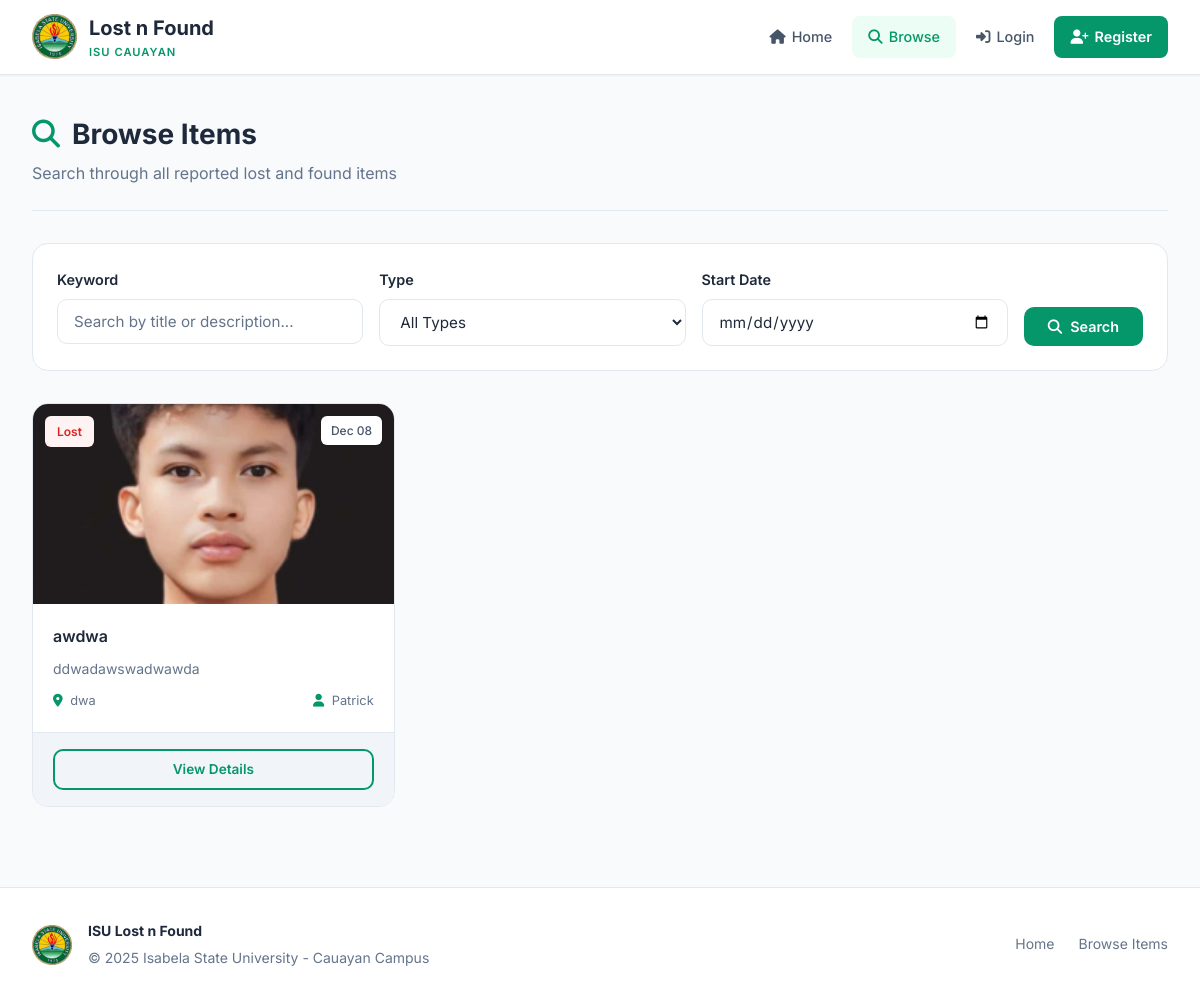
Screenshot of /search with the database file from the repository.
### app.py (models this page shows, shortened)
class ItemReport(db.Model):
    __tablename__ = 'item_reports'
    id = db.Column(db.Integer, primary_key=True)
    reporter_id = db.Column(db.Integer, db.ForeignKey('users.id'), nullable=False)
    type = db.Column(db.String(10), nullable=False)  # 'lost' or 'found'
    title = db.Column(db.String(100), nullable=False)
    description = db.Column(db.Text, nullable=False)
    location = db.Column(db.String(100), nullable=False)
    date_time = db.Column(db.DateTime, nullable=False)
    photo_filename = db.Column(db.String(100), nullable=True)
    status = db.Column(db.String(20), default='pending')  # 'pending', 'approved', 'claimed', 'completed'
    created_at = db.Column(db.DateTime, default=datetime.utcnow)
    updated_at = db.Column(db.DateTime, default=datetime.utcnow, onupdate=datetime.utcnow)
    dropoff_location = db.Column(db.String(200), default="SCC OFFICE")
    dropoff_confirmed = db.Column(db.Boolean, default=False)
    dropoff_date = db.Column(db.DateTime, nullable=True)
    claim_requests = db.relationship('ClaimRequest',
                                    foreign_keys='ClaimRequest.report_id',
                                    backref='report', lazy=True)
    matched_claims = db.relationship('ClaimRequest',
                                   foreign_keys='ClaimRequest.lost_report_id',
                                   backref='lost_report', lazy=True)

class User(db.Model, UserMixin):
    __tablename__ = 'users'
    id = db.Column(db.Integer, primary_key=True)
    name = db.Column(db.String(100), nullable=False)
    email = db.Column(db.String(100), unique=True, nullable=False)
    password_hash = db.Column(db.String(128), nullable=False)
    role = db.Column(db.String(20), default='user')  # 'user' or 'admin'
    created_at = db.Column(db.DateTime, default=datetime.utcnow)
    reports = db.relationship('ItemReport', backref='reporter', lazy=True)
    claim_requests = db.relationship('ClaimRequest', backref='claimer', lazy=True)

### app.py (the view, shortened to what this page needs)
@app.route('/search')
def search():
    item_type = request.args.get('type', '')
    query = request.args.get('q', '')
    start_date = request.args.get('start_date', '')
    end_date = request.args.get('end_date', '')
    lost_id = request.args.get('lost_id', '')  # ID of the lost item to match with
    reports_query = ItemReport.query.filter_by(status='approved')
    if item_type and item_type in ['lost', 'found']:
        reports_query = reports_query.filter_by(type=item_type)
    if start_date:
        reports_query = reports_query.filter(ItemReport.date_time >= start_date)
    if end_date:
        reports_query = reports_query.filter(ItemReport.date_time <= end_date)
    reports = reports_query.order_by(ItemReport.created_at.desc()).all()
    lost_item = None
    return render_template('search.html',
                          reports=reports,
                          query=query,
                          item_type=item_type,
                          lost_item=lost_item)

### app.py (called while the page is built)
@app.context_processor
def inject_globals():
    return {
        'current_year': datetime.now().year,
        'isu_landmarks': [loc[0] for loc in ISU_LANDMARKS if loc[0] and loc[0] != 'other']
    }

### templates/search.html (shortened to what this page needs)
{% extends "layout.html" %}
{% block content %}
<div class="page-header">
    <h1><i class="fas fa-search"></i> Browse Items</h1>
    <p>Search through all reported lost and found items</p>
</div>
<div class="filter-card">
    <form method="GET" action="{{ url_for('search') }}">
        <div class="filter-row">
            <div class="form-group">
                <label class="form-label">Keyword</label>
                <input type="text" name="q" class="form-control" placeholder="Search by title or description..." value="{{ request.args.get('q', '') }}">
            </div>
            <div class="form-group">
                <label class="form-label">Type</label>
                <select name="type" class="form-control">
                    <option value="">All Types</option>
                </select>
            </div>
            <div class="form-group">
                <label class="form-label">Start Date</label>
                <input type="date" name="start_date" class="form-control" value="{{ request.args.get('start_date', '') }}">
            </div>
            <button type="submit" class="btn btn-primary">
                <i class="fas fa-search"></i> Search
            </button>
        </div>
    </form>
</div>
{% if reports %}
<div class="items-grid">
    {% for report in reports %}
    <div class="item-card">
        <div class="item-card-image">
            {% if report.photo_filename %}
            <img src="{{ url_for('static', filename='uploads/' + report.photo_filename) }}" alt="{{ report.title }}">
            {% else %}
            <div class="item-card-placeholder">
                <i class="fas fa-image"></i>
                <span>No image</span>
            </div>
            {% endif %}
            <span class="badge {{ 'badge-lost' if report.type == 'lost' else 'badge-found' }} item-card-type">
                {{ report.type|capitalize }}
            </span>
            <span class="item-card-date">{{ report.created_at.strftime('%b %d') }}</span>
        </div>
        <div class="item-card-content">
            <h4 class="item-card-title">{{ report.title }}</h4>
            <p class="item-card-desc">{{ report.description|truncate(80) }}</p>
            <div class="item-card-meta">
                <span><i class="fas fa-map-marker-alt"></i> {{ report.location }}</span>
                <span><i class="fas fa-user"></i> {{ report.reporter.name }}</span>
            </div>
        </div>
        <div class="item-card-footer">
            <a href="{{ url_for('report_detail', report_id=report.id) }}" class="btn btn-outline btn-block btn-sm">
                View Details
            </a>
        </div>
    </div>
    {% endfor %}
</div>
{% endif %}
{% endblock %}

### templates/layout.html (style rules this page uses)
:root { --bg-body: #f8fafc; --bg-card: #ffffff; --bg-muted: #f1f5f9; --emerald: #059669; --emerald-light: #10b981; --emerald-dark: #047857; --emerald-bg: #ecfdf5; --gold-accent: #d97706; --gold-bg: #fffbeb; --coral-accent: #dc2626; --coral-bg: #fef2f2; --blue-accent: #2563eb; --blue-bg: #eff6ff; --border-color: #e2e8f0; --border-dark: #cbd5e1; --text-primary: #1e293b; --text-secondary: #475569; --text-muted: #64748b; --shadow-sm: 0 1px 2px rgba(0, 0, 0, 0.05); --shadow-md: 0 4px 6px -1px rgba(0, 0, 0, 0.1), 0 2px 4px -1px rgba(0, 0, 0, 0.06); --shadow-lg: 0 10px 15px -3px rgba(0, 0, 0, 0.1), 0 4px 6px -2px rgba(0, 0, 0, 0.05); }
* { margin: 0; padding: 0; box-sizing: border-box; }
body { font-family: 'Inter', sans-serif; background: var(--bg-body); color: var(--text-primary); min-height: 100vh; line-height: 1.6; }
.btn { display: inline-flex; align-items: center; justify-content: center; gap: 8px; padding: 0.7rem 1.5rem; font-family: 'Inter', sans-serif; font-size: 0.9rem; font-weight: 600; border: none; border-radius: 10px; cursor: pointer; text-decoration: none; transition: all 0.2s ease; }
.btn-primary { background: var(--emerald); color: white; }
.btn-outline { background: transparent; border: 2px solid var(--emerald); color: var(--emerald); }
.btn-sm { padding: 0.5rem 1rem; font-size: 0.85rem; }
.btn-block { width: 100%; }
.form-group { margin-bottom: 1.25rem; }
.form-label { display: block; margin-bottom: 0.5rem; font-weight: 600; color: var(--text-primary); font-size: 0.9rem; }
.form-control { width: 100%; padding: 0.75rem 1rem; font-family: 'Inter', sans-serif; font-size: 0.95rem; color: var(--text-primary); background: var(--bg-card); border: 1px solid var(--border-color); border-radius: 10px; transition: all 0.2s ease; }
.form-control::placeholder { color: var(--text-muted); }
select.form-control { cursor: pointer; }
.badge { display: inline-flex; align-items: center; gap: 5px; padding: 0.35rem 0.75rem; font-size: 0.75rem; font-weight: 600; border-radius: 6px; }
.badge-lost { background: var(--coral-bg); color: var(--coral-accent); }
.item-card { background: var(--bg-card); border: 1px solid var(--border-color); border-radius: 16px; overflow: hidden; transition: all 0.3s ease; }
.item-card-image { height: 200px; overflow: hidden; position: relative; background: var(--bg-muted); }
.item-card-image img { width: 100%; height: 100%; object-fit: cover; }
.item-card-type { position: absolute; top: 0.75rem; left: 0.75rem; }
.item-card-date { position: absolute; top: 0.75rem; right: 0.75rem; background: var(--bg-card); padding: 0.3rem 0.6rem; border-radius: 6px; font-size: 0.75rem; font-weight: 500; color: var(--text-secondary); box-shadow: var(--shadow-sm); }
.item-card-content { padding: 1.25rem; }
.item-card-title { font-size: 1rem; font-weight: 600; margin-bottom: 0.5rem; color: var(--text-primary); }
.item-card-desc { color: var(--text-muted); font-size: 0.875rem; line-height: 1.5; margin-bottom: 0.75rem; }
.item-card-meta { display: flex; justify-content: space-between; color: var(--text-muted); font-size: 0.8rem; }
.item-card-meta i { color: var(--emerald); margin-right: 4px; }
.item-card-footer { padding: 1rem 1.25rem; border-top: 1px solid var(--border-color); background: var(--bg-muted); }

### templates/search.html (style rules this page uses)
.page-header { margin-bottom: 2rem; padding-bottom: 1.5rem; border-bottom: 1px solid var(--border-color); }
.page-header h1 { font-size: 1.75rem; font-weight: 700; color: var(--text-primary); margin-bottom: 0.25rem; display: flex; align-items: center; gap: 0.75rem; }
.page-header h1 i { color: var(--emerald); }
.page-header p { color: var(--text-muted); }
.filter-card { background: var(--bg-card); border: 1px solid var(--border-color); border-radius: 16px; padding: 1.5rem; margin-bottom: 2rem; }
.filter-row { display: flex; gap: 1rem; flex-wrap: wrap; }
.filter-row .form-group { flex: 1; min-width: 200px; margin-bottom: 0; }
.filter-row .btn { align-self: flex-end; height: fit-content; }
.items-grid { display: grid; grid-template-columns: repeat(3, 1fr); gap: 1.5rem; }

### rows the page displays
ItemReport: photo_filename (picture), type "Lost", created_at "Dec 08", title "awdwa", description "ddwadawswadwawda", location "dwa", reporter.name "Patrick"
